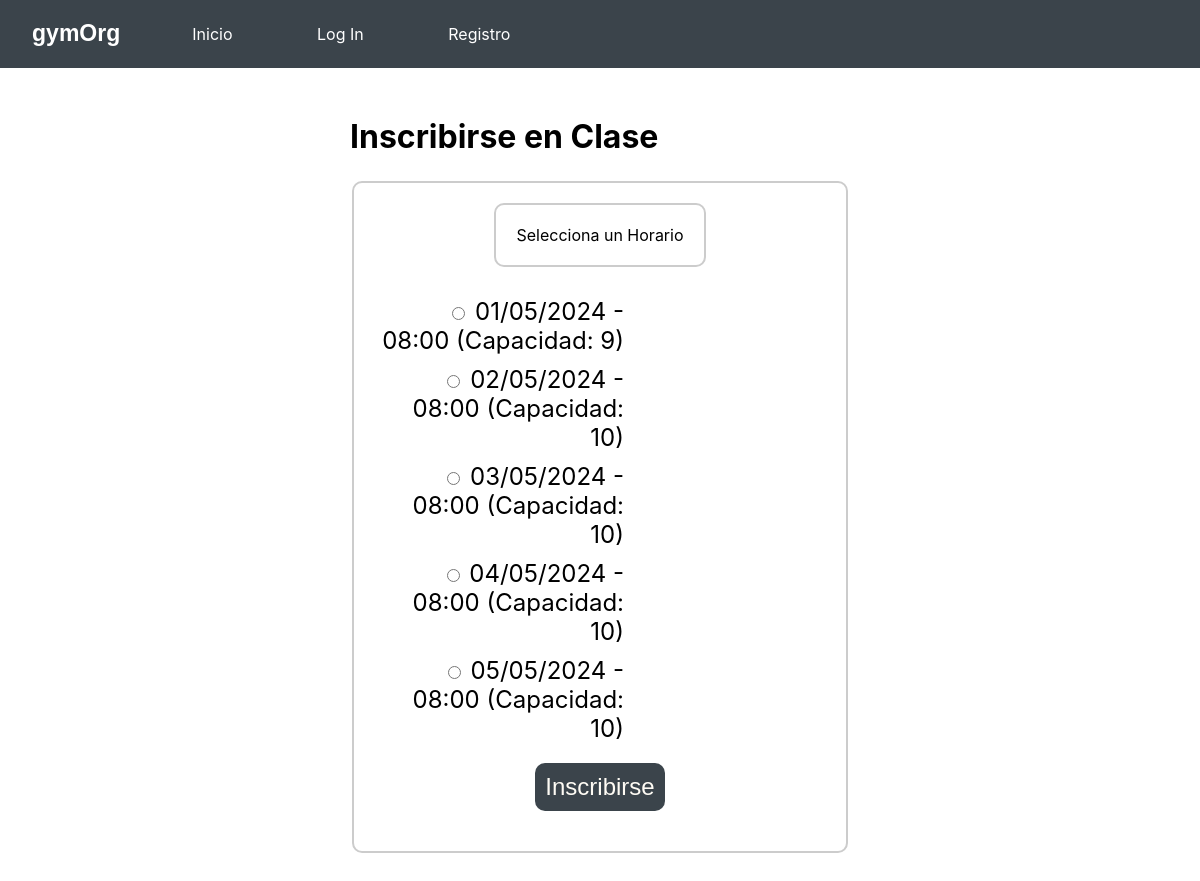
/inscribirClase.php?id=1, run on the app's committed database.
### tables this page shows
CREATE TABLE HorariosClases (

    HorarioID INT AUTO_INCREMENT PRIMARY KEY,
    ClaseID INT,
    Fecha DATE NOT NULL,
    HoraInicio TIME NOT NULL,
    Duracion INT NOT NULL,
    Capacidad INT NOT NULL,
    FOREIGN KEY (ClaseID) REFERENCES Clases(ClaseID)

);

### inscribirClase.php (the view, shortened to what this page needs)
<?php
$ClaseID = $_SESSION['clase_id'];
$conn = conexionBD();
$query = "SELECT hc.HorarioID, hc.Fecha, hc.HoraInicio, hc.Capacidad, COUNT(i.InscripcionID) AS Inscritos
          FROM HorariosClases hc
          LEFT JOIN Inscripciones i ON hc.HorarioID = i.HorarioID
          WHERE hc.ClaseID = ?
          GROUP BY hc.HorarioID, hc.Fecha, hc.HoraInicio, hc.Capacidad";
$stmt = $conn->prepare($query);
$stmt->bind_param('i', $ClaseID);
$stmt->execute();
$result = $stmt->get_result();
$horariosDisponibles = [];
while ($row = $result->fetch_assoc()) {
    $capacidadMaxima = $row['Capacidad'];
    $inscritos = $row['Inscritos'];
    $capacidadDisponible = $capacidadMaxima - $inscritos;
    $row['CapacidadDisponible'] = $capacidadDisponible;
    $horariosDisponibles[] = $row;
}
?>
<!DOCTYPE html>
<html lang="es">
<head>
    <link rel="stylesheet" href="css/inscripcion.css">
</head>
<body>
    <div class="topbar">
        <div class="topbar-name">
            <a class="topbar-name">gymOrg</a>
        </div>
        <div>
            <a href="index.php" class="topbar-item">Inicio</a>
            <a href="login.php" class="topbar-item">Log In</a>
            <a href="registro.php" class="topbar-item">Registro</a>
        </div>
    </div>
    <main>
        <article>
            <h1>Inscribirse en Clase</h1>
            <form action="inscribirClase.php" method="POST">
                <fieldset>
                    <div class="legenda">
                        <legend>Selecciona un Horario</legend>
                    </div>
                    <?php foreach ($horariosDisponibles as $horario) : ?>
                        <div>
                            <label>
                                <input type="radio" name="Horario_ID" value="<?= $horario['HorarioID'] ?>"
                                    <?= $horario['CapacidadDisponible'] <= 0 ? 'disabled' : '' ?> required>
                                <?= date('d/m/Y', strtotime($horario['Fecha'])) ?> - <?= date('H:i', strtotime($horario['HoraInicio'])) ?>
                                (Capacidad: <?= $horario['CapacidadDisponible'] ?>)
                            </label>
                        </div>
                    <?php endforeach; ?>
                    <div class="boton">
                        <button type="submit" name="inscribir">Inscribirse</button>
                    </div>
                </fieldset>
            </form>
        </article>
    </main>
</body>
</html>

### css/inscripcion.css (style rules this page uses)
html { font-family: 'Inter', Arial, sans-serif; background-color: white; padding: 0; }
.topbar { background-color: #3B444B; overflow: hidden; display: flex; width: 100vw; left: 0; right: 0; top: 0; position:fixed; }
.topbar-item { display:inline-grid; color: white; text-align: center; padding: 24px 40px; text-decoration: none; }
.topbar-name { float: left; display: block; color: white; text-align: center; padding: 10px 16px; text-decoration: none; font-family: sans-serif; font-weight: bolder; font-size:larger; text-align: center; }
h1 { font-size: 4em; }
body { display: flex; justify-content: center; align-items: center; margin-top: 8%; }
label { display: inline-block; width: 250px; text-align: right; font-size: 1.5rem; }
input, button { border: 2px solid #ccc; border-radius: 10px; font-size: 1.5rem; padding: 10px; }
form { margin: 25px auto; width: 500px; }
button { background: #3B444B; color: #FEFBF4; border: none; align-self: center; }
.boton { justify-content: center; display: flex; padding: 10px; }
legend, fieldset { border: 2px solid #ccc; border-radius: 10px; padding: 20px; margin-bottom: 20px; }
fieldset div { display: flex; align-items: center; margin-bottom: 10px; }
fieldset label { margin-right: 10px; }
.legenda { display: flex; flex-direction: column; }
:-webkit-any(article, aside, nav, section) h1 { font-size: 2em; margin-block-start: 0.67em; margin-block-end: 0.67em; }

### data on the page
horariosclases: Fecha "01/05/2024", HoraInicio "08:00", CapacidadDisponible "9"
horariosclases: Capacidad "☐ 02/05/2024 - 08:00 (Capacidad:", Fecha "02/05/2024", HoraInicio "08:00", Capacidad "10"
horariosclases: Capacidad "☐ 03/05/2024 - 08:00 (Capacidad:", Fecha "03/05/2024", HoraInicio "08:00", Capacidad "10"
horariosclases: Capacidad "☐ 04/05/2024 - 08:00 (Capacidad:", Fecha "04/05/2024", HoraInicio "08:00", Capacidad "10"
horariosclases: Capacidad "☐ 05/05/2024 - 08:00 (Capacidad:", Fecha "05/05/2024", HoraInicio "08:00", Capacidad "10"
